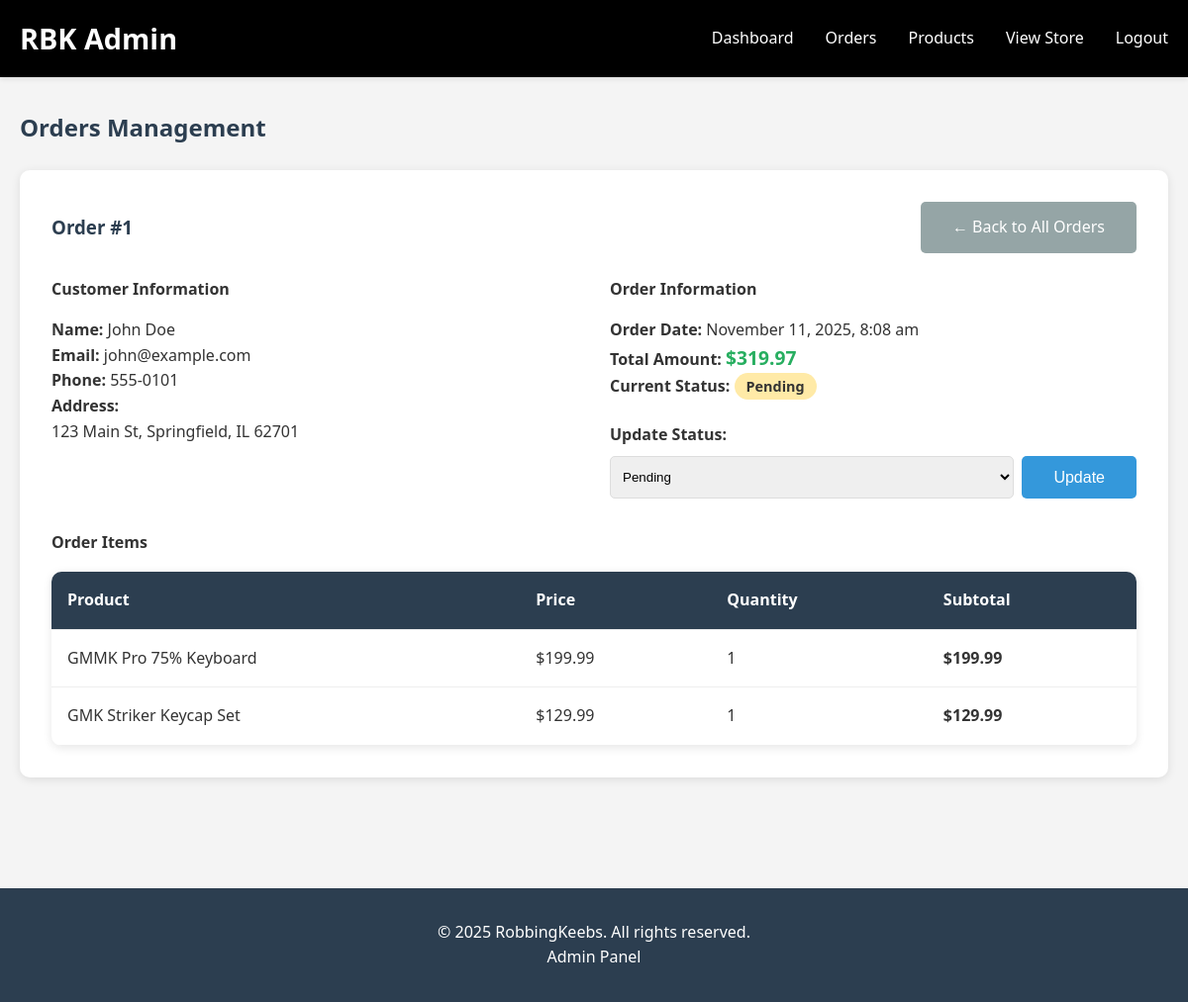
Screenshot of /admin/orders.php?view=1 (signed in) with the database file from the repository.
### tables this page shows
CREATE TABLE orders (
    order_id INT PRIMARY KEY AUTO_INCREMENT,
    customer_name VARCHAR(100) NOT NULL,
    customer_email VARCHAR(100) NOT NULL,
    customer_phone VARCHAR(20),
    shipping_address TEXT NOT NULL,
    total_amount DECIMAL(10,2) NOT NULL,
    order_status ENUM('Pending', 'Processing', 'Shipped', 'Delivered', 'Cancelled') DEFAULT 'Pending',
    order_date TIMESTAMP DEFAULT CURRENT_TIMESTAMP,
    updated_at TIMESTAMP DEFAULT CURRENT_TIMESTAMP ON UPDATE CURRENT_TIMESTAMP
);

CREATE TABLE order_items (
    item_id INT PRIMARY KEY AUTO_INCREMENT,
    order_id INT NOT NULL,
    product_id INT NOT NULL,
    quantity INT NOT NULL,
    price_at_purchase DECIMAL(10,2) NOT NULL,
    FOREIGN KEY (order_id) REFERENCES orders(order_id),
    FOREIGN KEY (product_id) REFERENCES products(product_id)
);

CREATE TABLE products (
    product_id INT PRIMARY KEY AUTO_INCREMENT,
    product_name VARCHAR(100) NOT NULL,
    category_id INT NOT NULL,
    description TEXT,
    price DECIMAL(10,2) NOT NULL,
    stock_quantity INT NOT NULL DEFAULT 0,
    image_url VARCHAR(255),
    specifications TEXT,
    created_at TIMESTAMP DEFAULT CURRENT_TIMESTAMP,
    FOREIGN KEY (category_id) REFERENCES categories(category_id)
);

### functions.php (called while the page is built, shortened)
<?php
function formatPrice($price) {
    return '$' . number_format($price, 2);
}
function getOrderById($order_id) {
    $conn = getDBConnection();
    $order_id = intval($order_id);
    $sql = "SELECT * FROM orders WHERE order_id = $order_id";
    $result = $conn->query($sql);
    $order = null;
    if ($result && $result->num_rows > 0) {
        $order = $result->fetch_assoc();
        $sql = "SELECT oi.*, p.product_name
                FROM order_items oi
                JOIN products p ON oi.product_id = p.product_id
                WHERE oi.order_id = $order_id";
        $items_result = $conn->query($sql);
        $order['items'] = [];
        if ($items_result && $items_result->num_rows > 0) {
            while ($item = $items_result->fetch_assoc()) {
                $order['items'][] = $item;
            }
        }
    }
    return $order;
}
?>

### admin/orders.php (the view, shortened to what this page needs)
<?php
require_once '../functions.php';
$view_order_id = isset($_GET['view']) ? intval($_GET['view']) : 0;
$order_details = null;
if ($view_order_id > 0) {
    $order_details = getOrderById($view_order_id);
}
?>
<!DOCTYPE html>
<html lang="en">
<head>
    <link rel="stylesheet" href="../css/styles.css">
</head>
<body>
    <header>
        <div class="container">
            <h1><a href="dashboard.php">RBK Admin</a></h1>
            <nav>
                <ul>
                    <li><a href="dashboard.php">Dashboard</a></li>
                    <li><a href="orders.php">Orders</a></li>
                    <li><a href="products.php">Products</a></li>
                    <li><a href="../index.php" target="_blank">View Store</a></li>
                    <li><a href="logout.php">Logout</a></li>
                </ul>
            </nav>
        </div>
    </header>
    <main>
        <div class="container">
            <h2 style="margin-bottom: 1.5rem; color: #2c3e50;">Orders Management</h2>
            <?php if ($order_details): ?>
                <div style="background-color: #fff; padding: 2rem; border-radius: 10px; box-shadow: 0 2px 10px rgba(0,0,0,0.1); margin-bottom: 2rem;">
                    <div style="display: flex; justify-content: space-between; align-items: center; margin-bottom: 1.5rem;">
                        <h3 style="color: #2c3e50;">Order #<?php echo $order_details['order_id']; ?></h3>
                        <a href="orders.php" class="btn btn-secondary">← Back to All Orders</a>
                    </div>
                    <div style="display: grid; grid-template-columns: 1fr 1fr; gap: 2rem; margin-bottom: 2rem;">
                        <div>
                            <h4 style="margin-bottom: 1rem;">Customer Information</h4>
                            <p><strong>Name:</strong> <?php echo htmlspecialchars($order_details['customer_name']); ?></p>
                            <p><strong>Email:</strong> <?php echo htmlspecialchars($order_details['customer_email']); ?></p>
                            <p><strong>Phone:</strong> <?php echo htmlspecialchars($order_details['customer_phone']); ?></p>
                            <p><strong>Address:</strong><br><?php echo nl2br(htmlspecialchars($order_details['shipping_address'])); ?></p>
                        </div>
                        <div>
                            <h4 style="margin-bottom: 1rem;">Order Information</h4>
                            <p><strong>Order Date:</strong> <?php echo date('F j, Y, g:i a', strtotime($order_details['order_date'])); ?></p>
                            <p><strong>Total Amount:</strong> <span style="color: #27ae60; font-size: 1.2rem; font-weight: bold;"><?php echo formatPrice($order_details['total_amount']); ?></span></p>
                            <p><strong>Current Status:</strong>
                                <span style="background-color: #ffeaa7; padding: 0.25rem 0.75rem; border-radius: 20px; font-size: 0.9rem; font-weight: 600;">
                                    <?php echo htmlspecialchars($order_details['order_status']); ?>
                                </span>
                            </p>
                            <form method="POST" action="orders.php?view=<?php echo $order_details['order_id']; ?>" style="margin-top: 1.5rem;">
                                <label for="order_status" style="display: block; margin-bottom: 0.5rem; font-weight: 600;">Update Status:</label>
                                <div style="display: flex; gap: 0.5rem;">
                                    <select name="order_status" id="order_status" style="flex: 1; padding: 0.5rem; border: 1px solid #ddd; border-radius: 5px;">
                                        <option value="Pending" <?php echo $order_details['order_status'] === 'Pending' ? 'selected' : ''; ?>>Pending</option>
                                    </select>
                                    <button type="submit" class="btn">Update</button>
                                </div>
                            </form>
                        </div>
                    </div>
                    <h4 style="margin-bottom: 1rem;">Order Items</h4>
                    <table>
                        <thead>
                            <tr>
                                <th>Product</th>
                                <th>Price</th>
                                <th>Quantity</th>
                                <th>Subtotal</th>
                            </tr>
                        </thead>
                        <tbody>
                            <?php foreach ($order_details['items'] as $item): ?>
                                <tr>
                                    <td><?php echo htmlspecialchars($item['product_name']); ?></td>
                                    <td><?php echo formatPrice($item['price_at_purchase']); ?></td>
                                    <td><?php echo $item['quantity']; ?></td>
                                    <td><strong><?php echo formatPrice($item['quantity'] * $item['price_at_purchase']); ?></strong></td>
                                </tr>
                            <?php endforeach; ?>
                        </tbody>
                    </table>
                </div>
            <?php endif; ?>
        </div>
    </main>
    <footer>
        <div class="container">
            <p>&copy; 2025 RobbingKeebs. All rights reserved.</p>
            <p>Admin Panel</p>
        </div>
    </footer>
</body>
</html>

### css/styles.css (style rules this page uses)
* { margin: 0; padding: 0; box-sizing: border-box; }
body { font-family: 'Segoe UI', Tahoma, Geneva, Verdana, sans-serif; line-height: 1.6; color: #333; background-color: #f4f4f4; }
.container { max-width: 1200px; margin: 0 auto; padding: 0 20px; }
header { background-color: #000000; color: #fff; padding: 1rem 0; box-shadow: 0 2px 5px rgba(0,0,0,0.1); }
header .container { display: flex; justify-content: space-between; align-items: center; }
header h1 { font-size: 1.8rem; }
header h1 a { color: #fff; text-decoration: none; }
nav ul { list-style: none; display: flex; gap: 2rem; }
nav a { color: #fff; text-decoration: none; font-weight: 500; transition: color 0.3s; }
main { padding: 2rem 0; min-height: calc(100vh - 200px); }
.btn { display: inline-block; padding: 0.8rem 2rem; background-color: #3498db; color: #fff; text-decoration: none; border-radius: 5px; transition: background-color 0.3s; border: none; cursor: pointer; font-size: 1rem; }
.btn-secondary { background-color: #95a5a6; }
table { width: 100%; border-collapse: collapse; background-color: #fff; border-radius: 10px; overflow: hidden; box-shadow: 0 2px 10px rgba(0,0,0,0.1); }
th, td { padding: 1rem; text-align: left; border-bottom: 1px solid #eee; }
th { background-color: #2c3e50; color: #fff; font-weight: 600; }
footer { background-color: #2c3e50; color: #fff; text-align: center; padding: 2rem 0; margin-top: 3rem; }

### rows the page displays
orders: order_id "1", customer_name "John Doe", customer_email "john@example.com", customer_phone "555-0101", shipping_address "123 Main St, Springfield, IL 62701", order_date "November 11, 2025, 8:08 am", total_amount "$319.97", order_status "Pending"
order_items: product.product_name "GMMK Pro 75% Keyboard", price_at_purchase "$199.99", quantity "1", formatPrice($item['quantity'] * $item['price_at_purchase']) "$199.99"
order_items: product.product_name "GMK Striker Keycap Set", price_at_purchase "$129.99", quantity "1", formatPrice($item['quantity'] * $item['price_at_purchase']) "$129.99"
